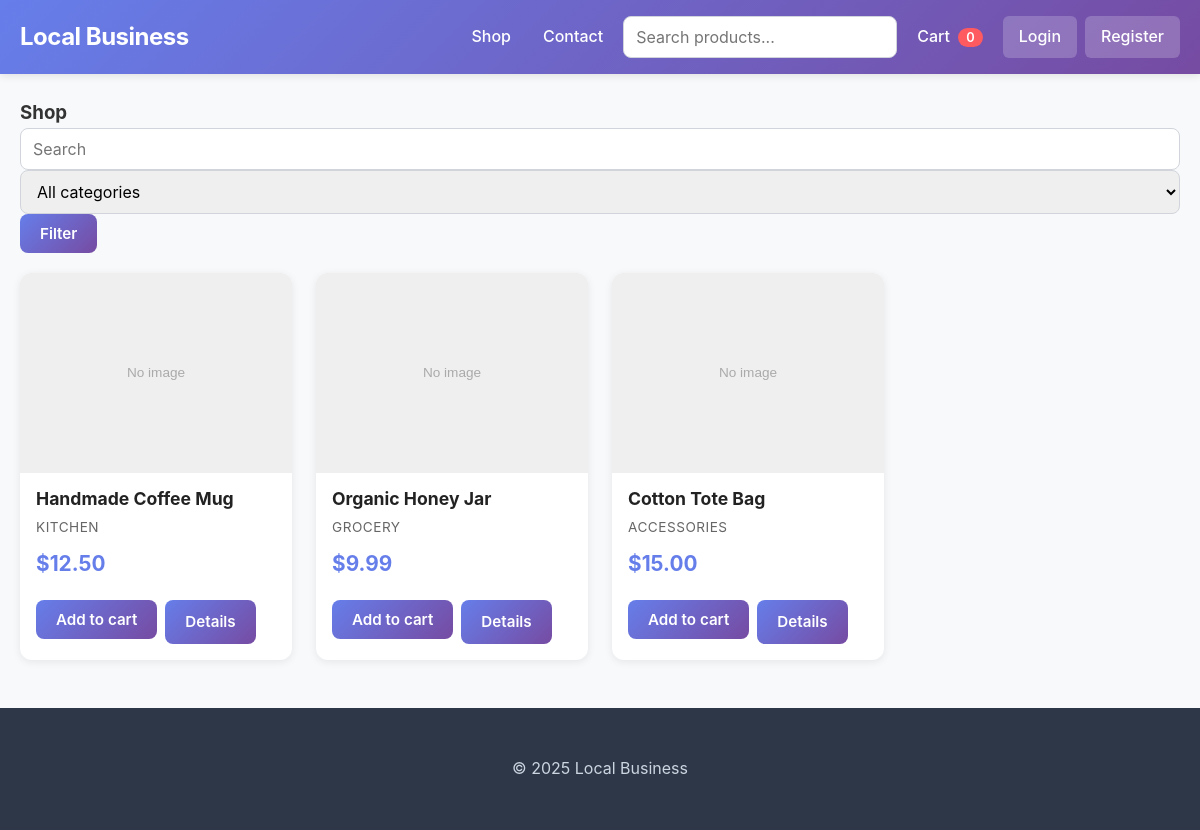
The page /shop.php on the database its author committed.
### tables this page shows
CREATE TABLE IF NOT EXISTS products (
  id INT AUTO_INCREMENT PRIMARY KEY,
  name VARCHAR(255) NOT NULL,
  description TEXT,
  image VARCHAR(255) DEFAULT NULL,
  price DECIMAL(10,2) NOT NULL DEFAULT 0.00,
  category VARCHAR(100) DEFAULT NULL,
  created_at TIMESTAMP DEFAULT CURRENT_TIMESTAMP
);

### src/ecommerce.php (called while the page is built, shortened)
<?php
function sanitize($v) {
    return htmlspecialchars(trim($v), ENT_QUOTES, 'UTF-8');
}
function isLoggedIn() {
    return isset($_SESSION['user_id']);
}
function getProducts(PDO $pdo, $filters = []) {
    $sql = 'SELECT * FROM products WHERE 1=1';
    $params = [];
    $stmt = $pdo->prepare($sql);
    $stmt->execute($params);
    return $stmt->fetchAll();
}
?>

### public/shop.php (the view, shortened to what this page needs)
<?php
require_once __DIR__ . '/../src/ecommerce.php';
$filters = [];
$products = getProducts($pdo, $filters);
?>
<!doctype html>
<html lang="en">
<head>
  <link rel="stylesheet" href="/css/styles.css">
</head>
<body>
  <header>
    <div class="header-inner">
      <div class="brand"><a href="/index.php" style="color:white;text-decoration:none">Local Business</a></div>
      <div class="nav">
        <a href="/shop.php">Shop</a>
        <a href="/contact.php">Contact</a>
        <form id="searchForm" class="search" action="/shop.php" method="get">
          <input type="text" name="q" placeholder="Search products..." value="<?php echo $filters['q'] ?? ''; ?>">
        </form>
        <div class="topbar-actions">
          <?php if(isLoggedIn()): ?>
            <a href="/cart.php">Cart <span class="badge"><?php echo array_sum($_SESSION['cart'] ?? []); ?></span></a>
            <a href="/logout.php">Logout</a>
          <?php else: ?>
            <a href="/cart.php">Cart <span class="badge"><?php echo array_sum($_SESSION['cart'] ?? []); ?></span></a>
            <a href="/login.php" class="btn-link">Login</a>
            <a href="/register.php" class="btn-link">Register</a>
          <?php endif; ?>
        </div>
      </div>
    </div>
  </header>
  <div class="container">
    <h3>Shop</h3>
    <div style="margin-bottom:12px">
      <form method="get">
        <input type="text" name="q" placeholder="Search" value="<?php echo $filters['q'] ?? ''; ?>">
        <select name="category">
          <option value="">All categories</option>
        </select>
        <button class="btn">Filter</button>
      </form>
    </div>
    <div class="grid">
      <?php foreach($products as $p): ?>
        <div class="card">
          <img src="/images/<?php echo sanitize($p['image'] ?? 'placeholder.svg'); ?>" alt="<?php echo sanitize($p['name']); ?>">
          <h3><?php echo sanitize($p['name']); ?></h3>
          <div class="product-meta"><?php echo sanitize($p['category']); ?></div>
          <div class="price">$<?php echo number_format($p['price'],2); ?></div>
          <div style="margin-top:auto; display:flex; gap:8px; flex-wrap:wrap;">
            <form method="post" action="/cart.php">
              <button class="btn">Add to cart</button>
            </form>
            <a class="btn" href="/product.php?id=<?php echo $p['id']; ?>">Details</a>
          </div>
        </div>
      <?php endforeach; ?>
    </div>
  </div>
  <div class="footer">
    <div class="container">&copy; <?php echo date('Y'); ?> Local Business</div>
  </div>
</body>
</html>

### public/css/styles.css (style rules this page uses)
* { box-sizing: border-box; margin: 0; padding: 0; }
body { font-family: -apple-system, BlinkMacSystemFont, "Segoe UI", Roboto, Oxygen, Ubuntu, Cantarell, sans-serif; line-height: 1.6; color: #333; background: #f8f9fa; }
html { font-size: 16px; }
header { background: linear-gradient(135deg, #667eea 0%, #764ba2 100%); color: white; padding: 16px 20px; box-shadow: 0 2px 8px rgba(0, 0, 0, 0.1); position: sticky; top: 0; z-index: 1000; }
.header-inner { display: flex; align-items: center; justify-content: space-between; max-width: 1200px; margin: 0 auto; flex-wrap: wrap; gap: 12px; }
.brand { font-weight: 700; font-size: 1.5rem; letter-spacing: -0.5px; }
.brand a { color: white !important; text-decoration: none; }
.nav { display: flex; gap: 8px; align-items: center; flex-wrap: wrap; }
.nav a { color: white; text-decoration: none; padding: 8px 12px; border-radius: 6px; transition: background 0.2s ease; font-weight: 500; }
.search { display: flex; align-items: center; }
.search input { padding: 8px 12px; border-radius: 20px; border: none; outline: none; min-width: 200px; font-size: 0.95rem; }
.topbar-actions { display: flex; gap: 8px; align-items: center; }
.btn-link { background: rgba(255, 255, 255, 0.2); padding: 8px 16px !important; border-radius: 20px; font-weight: 600; }
.container { max-width: 1200px; margin: 24px auto; padding: 0 20px; }
.grid { display: grid; grid-template-columns: repeat(auto-fill, minmax(260px, 1fr)); gap: 24px; margin-top: 20px; }
.card { background: white; border-radius: 12px; overflow: hidden; box-shadow: 0 2px 8px rgba(0, 0, 0, 0.08); transition: transform 0.2s ease, box-shadow 0.2s ease; display: flex; flex-direction: column; }
.card img { width: 100%; height: 200px; object-fit: cover; background: #f0f0f0; }
.card h3 { margin: 12px 16px 4px; font-size: 1.1rem; color: #222; }
.card .product-meta { color: #666; font-size: 0.85rem; margin: 0 16px; text-transform: uppercase; letter-spacing: 0.5px; }
.card .price { font-weight: 700; font-size: 1.3rem; color: #667eea; margin: 8px 16px; }
.card > div:last-child { margin: auto 16px 16px; padding-top: 12px; }
.btn { display: inline-block; background: linear-gradient(135deg, #667eea 0%, #764ba2 100%); color: white; padding: 10px 20px; border-radius: 8px; text-decoration: none; border: none; font-weight: 600; cursor: pointer; transition: transform 0.2s ease, box-shadow 0.2s ease; font-size: 0.95rem; }
button.btn { font-family: inherit; }
.footer { background: #2d3748; color: #cbd5e0; padding: 24px 20px; margin-top: 48px; text-align: center; }
.input, input[type="text"], input[type="email"], input[type="number"], input[type="password"], textarea, select { width: 100%; padding: 10px 12px; border-radius: 8px; border: 1px solid #d1d5db; font-size: 1rem; font-family: inherit; transition: border-color 0.2s ease, box-shadow 0.2s ease; }
.badge { background: #ff5a5f; color: white; padding: 2px 8px; border-radius: 12px; font-size: 0.8rem; font-weight: 600; margin-left: 4px; }

### rows shown on the page
products: image (placeholder picture), name "Handmade Coffee Mug", category "KITCHEN", price "12.50"
products: image (placeholder picture), name "Organic Honey Jar", category "GROCERY", price "9.99"
products: image (placeholder picture), name "Cotton Tote Bag", category "ACCESSORIES", price "15.00"

### other values the page prints
array_sum($_SESSION['cart'] ?? []) "0"
